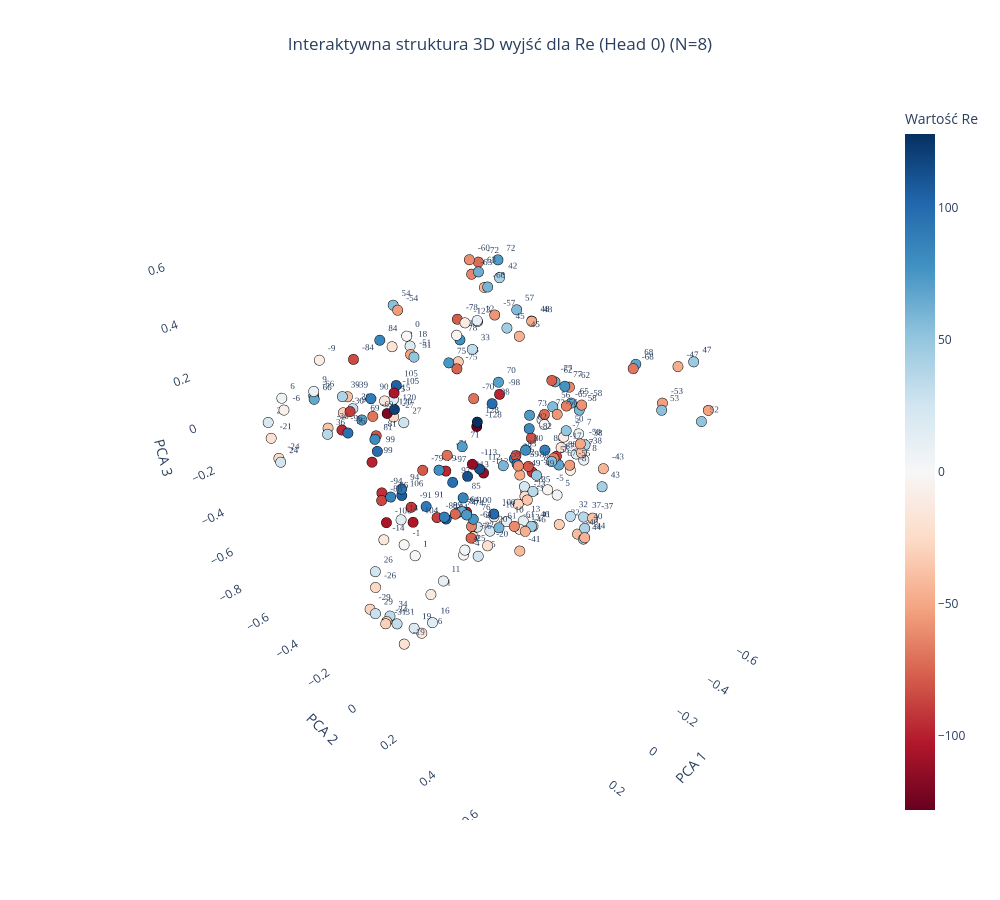
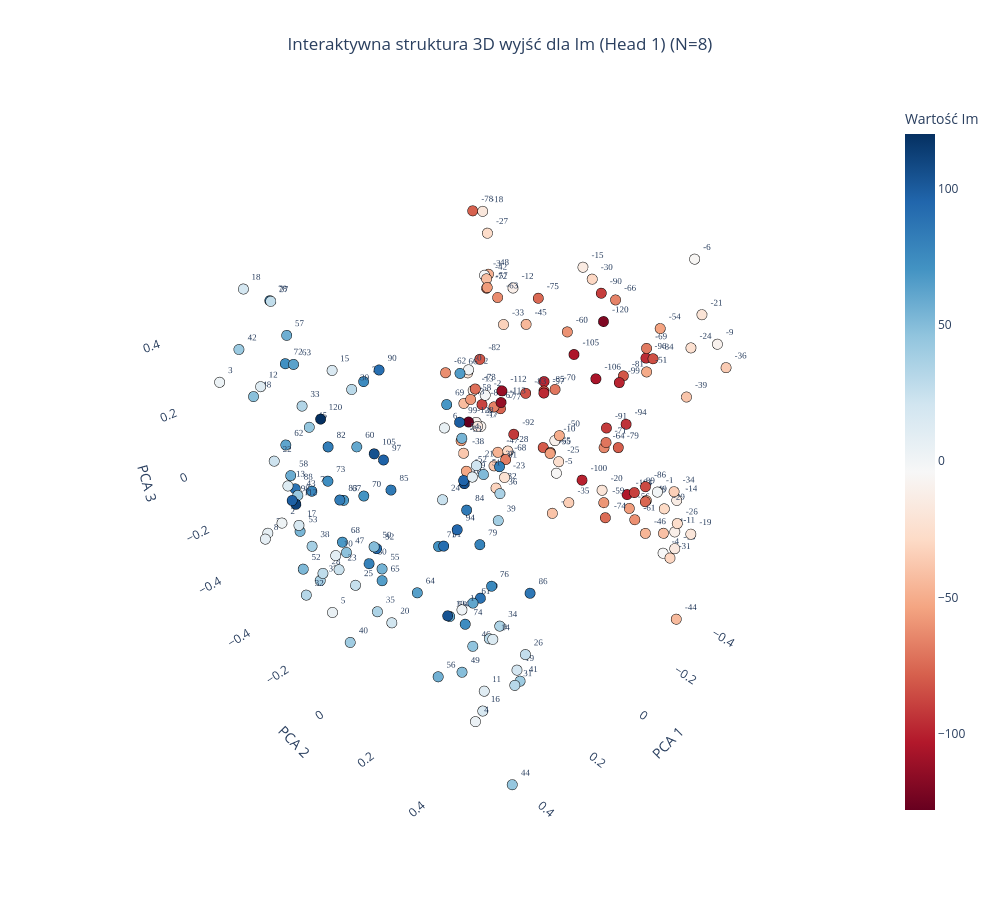

Source (notebook cell) for these figures, in order:
### Code cell
plot_output_head_plotly_3d(model, N=N, head_idx=0)

plot_output_head_plotly_3d(model, N=N, head_idx=1)

### Figure 1 — Plotly figure (JSON) as saved in the notebook; plotly's stock layout.template omitted (floating-point values rounded to 4 significant figures; data arrays with more than 128 entries replaced by an {"elided": "..."} marker saying what was removed)
{"data": [{"hoverinfo": "text", "hovertext": {"elided": "209 str values"}, "marker": {"color": {"elided": "209 int values"}, "colorbar": {"title": {"text": "Wartość Re"}}, "colorscale": [[0, "rgb(103,0,31)"], [0.1, "rgb(178,24,43)"], [0.2, "rgb(214,96,77)"], [0.3, "rgb(244,165,130)"], [0.4, "rgb(253,219,199)"], [0.5, "rgb(247,247,247)"], [0.6, "rgb(209,229,240)"], [0.7, "rgb(146,197,222)"], [0.8, "rgb(67,147,195)"], [0.9, "rgb(33,102,172)"], [1, "rgb(5,48,97)"]], "line": {"color": "Black", "width": 1}, "showscale": true, "size": 6}, "mode": "markers+text", "text": {"elided": "209 str values"}, "textfont": {"family": "Arial Black", "size": 9}, "textposition": "top right", "type": "scatter3d", "x": {"elided": "209 float values"}, "y": {"elided": "209 float values"}, "z": {"elided": "209 float values"}}], "layout": {"height": 900, "scene": {"xaxis": {"backgroundcolor": "white", "gridcolor": "rgba(200,200,200,0.2)", "title": {"text": "PCA 1"}}, "yaxis": {"backgroundcolor": "white", "gridcolor": "rgba(200,200,200,0.2)", "title": {"text": "PCA 2"}}, "zaxis": {"backgroundcolor": "white", "gridcolor": "rgba(200,200,200,0.2)", "title": {"text": "PCA 3"}}}, "showlegend": false, "title": {"text": "Interaktywna struktura 3D wyjść dla Re (Head 0) (N=8)", "x": 0.5, "xanchor": "center"}, "width": 1000}}

### Figure 2 — Plotly figure (JSON) as saved in the notebook; plotly's stock layout.template omitted (floating-point values rounded to 4 significant figures; data arrays with more than 128 entries replaced by an {"elided": "..."} marker saying what was removed)
{"data": [{"hoverinfo": "text", "hovertext": {"elided": "206 str values"}, "marker": {"color": {"elided": "206 int values"}, "colorbar": {"title": {"text": "Wartość Im"}}, "colorscale": [[0, "rgb(103,0,31)"], [0.1, "rgb(178,24,43)"], [0.2, "rgb(214,96,77)"], [0.3, "rgb(244,165,130)"], [0.4, "rgb(253,219,199)"], [0.5, "rgb(247,247,247)"], [0.6, "rgb(209,229,240)"], [0.7, "rgb(146,197,222)"], [0.8, "rgb(67,147,195)"], [0.9, "rgb(33,102,172)"], [1, "rgb(5,48,97)"]], "line": {"color": "Black", "width": 1}, "showscale": true, "size": 6}, "mode": "markers+text", "text": {"elided": "206 str values"}, "textfont": {"family": "Arial Black", "size": 9}, "textposition": "top right", "type": "scatter3d", "x": {"elided": "206 float values"}, "y": {"elided": "206 float values"}, "z": {"elided": "206 float values"}}], "layout": {"height": 900, "scene": {"xaxis": {"backgroundcolor": "white", "gridcolor": "rgba(200,200,200,0.2)", "title": {"text": "PCA 1"}}, "yaxis": {"backgroundcolor": "white", "gridcolor": "rgba(200,200,200,0.2)", "title": {"text": "PCA 2"}}, "zaxis": {"backgroundcolor": "white", "gridcolor": "rgba(200,200,200,0.2)", "title": {"text": "PCA 3"}}}, "showlegend": false, "title": {"text": "Interaktywna struktura 3D wyjść dla Im (Head 1) (N=8)", "x": 0.5, "xanchor": "center"}, "width": 1000}}
